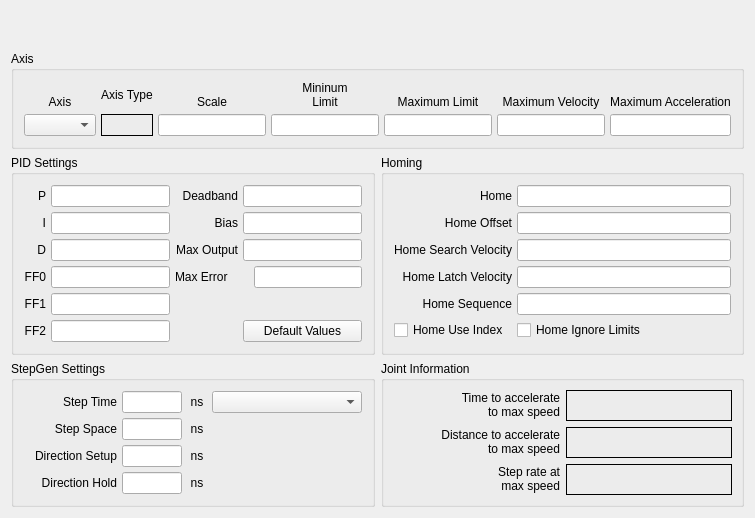
              <widget class="QWidget" name="joint1tab">
               <attribute name="title">
                <string>Joint 1</string>
               </attribute>
               <layout class="QGridLayout" name="gridLayout_10">
                <item row="2" column="0">
                 <widget class="QGroupBox" name="groupBox_7">
                  <property name="title">
                   <string>PID Settings</string>
                  </property>
                  <layout class="QGridLayout" name="gridLayout_8">
                   <property name="margin">
                    <number>10</number>
                   </property>
                   <property name="spacing">
                    <number>5</number>
                   </property>
                   <item row="0" column="0">
                    <widget class="QLabel" name="label_224">
                     <property name="text">
                      <string>P</string>
                     </property>
                     <property name="alignment">
                      <set>Qt::AlignRight|Qt::AlignTrailing|Qt::AlignVCenter</set>
                     </property>
                    </widget>
                   </item>
                   <item row="0" column="1">
                    <widget class="QLineEdit" name="p_1">
                     <property name="text">
                      <string/>
                     </property>
                     <property name="alignment">
                      <set>Qt::AlignRight|Qt::AlignTrailing|Qt::AlignVCenter</set>
                     </property>
                    </widget>
                   </item>
                   <item row="0" column="2">
                    <widget class="QLabel" name="label_225">
                     <property name="text">
                      <string>Deadband</string>
                     </property>
                     <property name="alignment">
                      <set>Qt::AlignRight|Qt::AlignTrailing|Qt::AlignVCenter</set>
                     </property>
                    </widget>
                   </item>
                   <item row="0" column="3">
                    <widget class="QLineEdit" name="deadband_1">
                     <property name="text">
                      <string/>
                     </property>
                     <property name="alignment">
                      <set>Qt::AlignRight|Qt::AlignTrailing|Qt::AlignVCenter</set>
                     </property>
                    </widget>
                   </item>
                   <item row="1" column="0">
                    <widget class="QLabel" name="label_226">
                     <property name="text">
                      <string>I</string>
                     </property>
                     <property name="alignment">
                      <set>Qt::AlignRight|Qt::AlignTrailing|Qt::AlignVCenter</set>
                     </property>
                    </widget>
                   </item>
                   <item row="1" column="1">
                    <widget class="QLineEdit" name="i_1">
                     <property name="text">
                      <string/>
                     </property>
                     <property name="alignment">
                      <set>Qt::AlignRight|Qt::AlignTrailing|Qt::AlignVCenter</set>
                     </property>
                    </widget>
                   </item>
                   <item row="1" column="2">
                    <widget class="QLabel" name="label_227">
                     <property name="text">
                      <string>Bias</string>
                     </property>
                     <property name="alignment">
                      <set>Qt::AlignRight|Qt::AlignTrailing|Qt::AlignVCenter</set>
                     </property>
                    </widget>
                   </item>
                   <item row="1" column="3">
                    <widget class="QLineEdit" name="bias_1">
                     <property name="text">
                      <string/>
                     </property>
                     <property name="alignment">
                      <set>Qt::AlignRight|Qt::AlignTrailing|Qt::AlignVCenter</set>
                     </property>
                    </widget>
                   </item>
                   <item row="2" column="0">
                    <widget class="QLabel" name="label_228">
                     <property name="text">
                      <string>D</string>
                     </property>
                     <property name="alignment">
                      <set>Qt::AlignRight|Qt::AlignTrailing|Qt::AlignVCenter</set>
                     </property>
                    </widget>
                   </item>
                   <item row="2" column="1">
                    <widget class="QLineEdit" name="d_1">
                     <property name="text">
                      <string/>
                     </property>
                     <property name="alignment">
                      <set>Qt::AlignRight|Qt::AlignTrailing|Qt::AlignVCenter</set>
                     </property>
                    </widget>
                   </item>
                   <item row="2" column="2">
                    <widget class="QLabel" name="label_229">
                     <property name="text">
                      <string>Max Output</string>
                     </property>
                     <property name="alignment">
                      <set>Qt::AlignRight|Qt::AlignTrailing|Qt::AlignVCenter</set>
                     </property>
                    </widget>
                   </item>
                   <item row="2" column="3">
                    <widget class="QLineEdit" name="maxOutput_1">
                     <property name="text">
                      <string/>
                     </property>
                     <property name="alignment">
                      <set>Qt::AlignRight|Qt::AlignTrailing|Qt::AlignVCenter</set>
                     </property>
                    </widget>
                   </item>
                   <item row="3" column="0">
                    <widget class="QLabel" name="label_230">
                     <property name="text">
                      <string>FF0</string>
                     </property>
                     <property name="alignment">
                      <set>Qt::AlignRight|Qt::AlignTrailing|Qt::AlignVCenter</set>
                     </property>
                    </widget>
                   </item>
                   <item row="3" column="1">
                    <widget class="QLineEdit" name="ff0_1">
                     <property name="text">
                      <string/>
                     </property>
                     <property name="alignment">
                      <set>Qt::AlignRight|Qt::AlignTrailing|Qt::AlignVCenter</set>
                     </property>
                    </widget>
                   </item>
                   <item row="4" column="0">
                    <widget class="QLabel" name="label_232">
                     <property name="text">
                      <string>FF1</string>
                     </property>
                     <property name="alignment">
                      <set>Qt::AlignRight|Qt::AlignTrailing|Qt::AlignVCenter</set>
                     </property>
                    </widget>
                   </item>
                   <item row="4" column="1">
                    <widget class="QLineEdit" name="ff1_1">
                     <property name="text">
                      <string/>
                     </property>
                     <property name="alignment">
                      <set>Qt::AlignRight|Qt::AlignTrailing|Qt::AlignVCenter</set>
                     </property>
                    </widget>
                   </item>
                   <item row="5" column="0">
                    <widget class="QLabel" name="label_233">
                     <property name="text">
                      <string>FF2</string>
                     </property>
                     <property name="alignment">
                      <set>Qt::AlignRight|Qt::AlignTrailing|Qt::AlignVCenter</set>
                     </property>
                    </widget>
                   </item>
                   <item row="5" column="1">
                    <widget class="QLineEdit" name="ff2_1">
                     <property name="text">
                      <string/>
                     </property>
                     <property name="alignment">
                      <set>Qt::AlignRight|Qt::AlignTrailing|Qt::AlignVCenter</set>
                     </property>
                    </widget>
                   </item>
                   <item row="5" column="3">
                    <widget class="QPushButton" name="pidDefault_1">
                     <property name="text">
                      <string>Default Values</string>
                     </property>
                    </widget>
                   </item>
                   <item row="3" column="2">
                    <widget class="QLabel" name="label_184">
                     <property name="text">
                      <string>Max Error</string>
                     </property>
                    </widget>
                   </item>
                   <item row="3" column="3" alignment="Qt::AlignRight">
                    <widget class="QLineEdit" name="maxError_1"/>
                   </item>
                  </layout>
                 </widget>
                </item>
                <item row="1" column="0" colspan="2">
                 <widget class="QGroupBox" name="jointAxisGroup_1">
                  <property name="title">
                   <string>Axis</string>
                  </property>
                  <layout class="QGridLayout" name="gridLayout_7">
                   <property name="margin">
                    <number>10</number>
                   </property>
                   <property name="spacing">
                    <number>5</number>
                   </property>
                   <item row="1" column="0">
                    <widget class="QComboBox" name="axisCB_1"/>
                   </item>
                   <item row="0" column="6">
                    <widget class="QLabel" name="label_75">
                     <property name="text">
                      <string>Maximum Acceleration</string>
                     </property>
                     <property name="alignment">
                      <set>Qt::AlignBottom|Qt::AlignHCenter</set>
                     </property>
                     <property name="wordWrap">
                      <bool>true</bool>
                     </property>
                    </widget>
                   </item>
                   <item row="0" column="3">
                    <widget class="QLabel" name="label_63">
                     <property name="text">
                      <string>&lt;html&gt;&lt;head/&gt;&lt;body&gt;&lt;p&gt;Mininum&lt;br/&gt;Limit&lt;/p&gt;&lt;/body&gt;&lt;/html&gt;</string>
                     </property>
                     <property name="alignment">
                      <set>Qt::AlignBottom|Qt::AlignHCenter</set>
                     </property>
                     <property name="wordWrap">
                      <bool>true</bool>
                     </property>
                    </widget>
                   </item>
                   <item row="0" column="0">
                    <widget class="QLabel" name="label_50">
                     <property name="text">
                      <string>Axis</string>
                     </property>
                     <property name="alignment">
                      <set>Qt::AlignBottom|Qt::AlignHCenter</set>
                     </property>
                    </widget>
                   </item>
                   <item row="1" column="3">
                    <widget class="QLineEdit" name="minLimit_1">
                     <property name="alignment">
                      <set>Qt::AlignRight|Qt::AlignTrailing|Qt::AlignVCenter</set>
                     </property>
                    </widget>
                   </item>
                   <item row="1" column="4">
                    <widget class="QLineEdit" name="maxLimit_1">
                     <property name="alignment">
                      <set>Qt::AlignRight|Qt::AlignTrailing|Qt::AlignVCenter</set>
                     </property>
                    </widget>
                   </item>
                   <item row="0" column="4">
                    <widget class="QLabel" name="label_68">
                     <property name="text">
                      <string>Maximum Limit</string>
                     </property>
                     <property name="textFormat">
                      <enum>Qt::AutoText</enum>
                     </property>
                     <property name="alignment">
                      <set>Qt::AlignBottom|Qt::AlignHCenter</set>
                     </property>
                     <property name="wordWrap">
                      <bool>true</bool>
                     </property>
                    </widget>
                   </item>
                   <item row="0" column="5">
                    <widget class="QLabel" name="label_74">
                     <property name="text">
                      <string>Maximum Velocity</string>
                     </property>
                     <property name="alignment">
                      <set>Qt::AlignBottom|Qt::AlignHCenter</set>
                     </property>
                     <property name="wordWrap">
                      <bool>true</bool>
                     </property>
                    </widget>
                   </item>
                   <item row="1" column="5">
                    <widget class="QLineEdit" name="maxVelocity_1">
                     <property name="alignment">
                      <set>Qt::AlignRight|Qt::AlignTrailing|Qt::AlignVCenter</set>
                     </property>
                    </widget>
                   </item>
                   <item row="0" column="2">
                    <widget class="QLabel" name="label_52">
                     <property name="text">
                      <string>Scale</string>
                     </property>
                     <property name="alignment">
                      <set>Qt::AlignBottom|Qt::AlignHCenter</set>
                     </property>
                    </widget>
                   </item>
                   <item row="1" column="6">
                    <widget class="QLineEdit" name="maxAccel_1">
                     <property name="alignment">
                      <set>Qt::AlignRight|Qt::AlignTrailing|Qt::AlignVCenter</set>
                     </property>
                    </widget>
                   </item>
                   <item row="0" column="1">
                    <widget class="QLabel" name="label_5">
                     <property name="text">
                      <string>Axis Type</string>
                     </property>
                    </widget>
                   </item>
                   <item row="1" column="1">
                    <widget class="QLabel" name="axisType_1">
                     <property name="frameShape">
                      <enum>QFrame::Box</enum>
                     </property>
                     <property name="text">
                      <string/>
                     </property>
                    </widget>
                   </item>
                   <item row="1" column="2">
                    <widget class="QLineEdit" name="scale_1"/>
                   </item>
                  </layout>
                 </widget>
                </item>
                <item row="2" column="1">
                 <widget class="QGroupBox" name="groupBox_5">
                  <property name="title">
                   <string>Homing</string>
                  </property>
                  <layout class="QGridLayout" name="gridLayout_6">
                   <property name="margin">
                    <number>10</number>
                   </property>
                   <property name="spacing">
                    <number>5</number>
                   </property>
                   <item row="0" column="1">
                    <widget class="QLineEdit" name="home_1">
                     <property name="toolTip">
                      <string>&lt;html&gt;&lt;head/&gt;&lt;body&gt;&lt;p&gt;Home is usually set to 0&lt;/p&gt;&lt;/body&gt;&lt;/html&gt;</string>
                     </property>
                     <property name="alignment">
                      <set>Qt::AlignRight|Qt::AlignTrailing|Qt::AlignVCenter</set>
                     </property>
                    </widget>
                   </item>
                   <item row="0" column="0">
                    <widget class="QLabel" name="label_86">
                     <property name="text">
                      <string>Home</string>
                     </property>
                     <property name="alignment">
                      <set>Qt::AlignRight|Qt::AlignTrailing|Qt::AlignVCenter</set>
                     </property>
                    </widget>
                   </item>
                   <item row="1" column="0">
                    <widget class="QLabel" name="label_87">
                     <property name="text">
                      <string>Home Offset</string>
                     </property>
                     <property name="alignment">
                      <set>Qt::AlignRight|Qt::AlignTrailing|Qt::AlignVCenter</set>
                     </property>
                    </widget>
                   </item>
                   <item row="1" column="1">
                    <widget class="QLineEdit" name="homeOffset_1">
                     <property name="toolTip">
                      <string>&lt;html&gt;&lt;head/&gt;&lt;body&gt;&lt;p&gt;Home Offset can be used to back off of the home switch&lt;/p&gt;&lt;/body&gt;&lt;/html&gt;</string>
                     </property>
                     <property name="alignment">
                      <set>Qt::AlignRight|Qt::AlignTrailing|Qt::AlignVCenter</set>
                     </property>
                    </widget>
                   </item>
                   <item row="2" column="1">
                    <widget class="QLineEdit" name="homeSearchVel_1">
                     <property name="toolTip">
                      <string>&lt;html&gt;&lt;head/&gt;&lt;body&gt;&lt;p&gt;Search Velocity is in units per second&lt;/p&gt;&lt;/body&gt;&lt;/html&gt;</string>
                     </property>
                     <property name="alignment">
                      <set>Qt::AlignRight|Qt::AlignTrailing|Qt::AlignVCenter</set>
                     </property>
                    </widget>
                   </item>
                   <item row="2" column="0">
                    <widget class="QLabel" name="label_88">
                     <property name="text">
                      <string>Home Search Velocity</string>
                     </property>
                     <property name="alignment">
                      <set>Qt::AlignRight|Qt::AlignTrailing|Qt::AlignVCenter</set>
                     </property>
                    </widget>
                   </item>
                   <item row="3" column="0">
                    <widget class="QLabel" name="label_89">
                     <property name="text">
                      <string>Home Latch Velocity</string>
                     </property>
                     <property name="alignment">
                      <set>Qt::AlignRight|Qt::AlignTrailing|Qt::AlignVCenter</set>
                     </property>
                    </widget>
                   </item>
                   <item row="3" column="1">
                    <widget class="QLineEdit" name="homeLatchVel_1">
                     <property name="toolTip">
                      <string>&lt;html&gt;&lt;head/&gt;&lt;body&gt;&lt;p&gt;Latch Velocity is in user units per second&lt;br/&gt;usually set slower than Search Velocity&lt;/p&gt;&lt;/body&gt;&lt;/html&gt;</string>
                     </property>
                     <property name="alignment">
                      <set>Qt::AlignRight|Qt::AlignTrailing|Qt::AlignVCenter</set>
                     </property>
                    </widget>
                   </item>
                   <item row="5" column="0">
                    <widget class="QCheckBox" name="homeUseIndex_1">
                     <property name="text">
                      <string>Home Use Index</string>
                     </property>
                    </widget>
                   </item>
                   <item row="5" column="1">
                    <widget class="QCheckBox" name="homeIgnoreLimits_1">
                     <property name="text">
                      <string>Home Ignore Limits</string>
                     </property>
                    </widget>
                   </item>
                   <item row="4" column="1">
                    <widget class="QLineEdit" name="homeSequence_1">
                     <property name="toolTip">
                      <string>&lt;html&gt;&lt;head/&gt;&lt;body&gt;&lt;p&gt;Home sequences start at 0 and do not skip a number.&lt;/p&gt;&lt;p&gt;Multiple joint axis use a negative number.&lt;/p&gt;&lt;p&gt;Leave blank to home the joint manually.&lt;/p&gt;&lt;/body&gt;&lt;/html&gt;</string>
                     </property>
                    </widget>
                   </item>
                   <item row="4" column="0">
                    <widget class="QLabel" name="label_39">
                     <property name="text">
                      <string>Home Sequence</string>
                     </property>
                     <property name="alignment">
                      <set>Qt::AlignRight|Qt::AlignTrailing|Qt::AlignVCenter</set>
                     </property>
                    </widget>
                   </item>
                  </layout>
                 </widget>
                </item>
                <item row="3" column="0">
                 <widget class="QGroupBox" name="groupBox_8">
                  <property name="title">
                   <string>StepGen Settings</string>
                  </property>
                  <layout class="QGridLayout" name="gridLayout_9">
                   <property name="margin">
                    <number>10</number>
                   </property>
                   <property name="spacing">
                    <number>5</number>
                   </property>
                   <item row="0" column="1">
                    <widget class="QLineEdit" name="stepTime_1">
                     <property name="maximumSize">
                      <size>
                       <width>60</width>
                       <height>16777215</height>
                      </size>
                     </property>
                     <property name="inputMask">
                      <string/>
                     </property>
                     <property name="text">
                      <string/>
                     </property>
                     <property name="alignment">
                      <set>Qt::AlignRight|Qt::AlignTrailing|Qt::AlignVCenter</set>
                     </property>
                    </widget>
                   </item>
                   <item row="0" column="0">
                    <widget class="QLabel" name="label_103">
                     <property name="text">
                      <string>Step Time</string>
                     </property>
                     <property name="alignment">
                      <set>Qt::AlignRight|Qt::AlignTrailing|Qt::AlignVCenter</set>
                     </property>
                    </widget>
                   </item>
                   <item row="0" column="2">
                    <widget class="QLabel" name="label_111">
                     <property name="minimumSize">
                      <size>
                       <width>20</width>
                       <height>0</height>
                      </size>
                     </property>
                     <property name="maximumSize">
                      <size>
                       <width>20</width>
                       <height>16777215</height>
                      </size>
                     </property>
                     <property name="text">
                      <string>ns</string>
                     </property>
                     <property name="alignment">
                      <set>Qt::AlignCenter</set>
                     </property>
                    </widget>
                   </item>
                   <item row="1" column="0">
                    <widget class="QLabel" name="label_112">
                     <property name="text">
                      <string>Step Space</string>
                     </property>
                     <property name="alignment">
                      <set>Qt::AlignRight|Qt::AlignTrailing|Qt::AlignVCenter</set>
                     </property>
                    </widget>
                   </item>
                   <item row="1" column="1">
                    <widget class="QLineEdit" name="stepSpace_1">
                     <property name="maximumSize">
                      <size>
                       <width>60</width>
                       <height>16777215</height>
                      </size>
                     </property>
                     <property name="text">
                      <string/>
                     </property>
                     <property name="alignment">
                      <set>Qt::AlignRight|Qt::AlignTrailing|Qt::AlignVCenter</set>
                     </property>
                    </widget>
                   </item>
                   <item row="1" column="2">
                    <widget class="QLabel" name="label_113">
                     <property name="minimumSize">
                      <size>
                       <width>20</width>
                       <height>0</height>
                      </size>
                     </property>
                     <property name="maximumSize">
                      <size>
                       <width>20</width>
                       <height>16777215</height>
                      </size>
                     </property>
                     <property name="text">
                      <string>ns</string>
                     </property>
                     <property name="alignment">
                      <set>Qt::AlignCenter</set>
                     </property>
                    </widget>
                   </item>
                   <item row="2" column="0">
                    <widget class="QLabel" name="label_114">
                     <property name="text">
                      <string>Direction Setup</string>
                     </property>
                     <property name="alignment">
                      <set>Qt::AlignRight|Qt::AlignTrailing|Qt::AlignVCenter</set>
                     </property>
                    </widget>
                   </item>
                   <item row="2" column="1">
                    <widget class="QLineEdit" name="dirSetup_1">
                     <property name="maximumSize">
                      <size>
                       <width>60</width>
                       <height>16777215</height>
                      </size>
                     </property>
                     <property name="text">
                      <string/>
                     </property>
                     <property name="alignment">
                      <set>Qt::AlignRight|Qt::AlignTrailing|Qt::AlignVCenter</set>
                     </property>
                    </widget>
                   </item>
                   <item row="2" column="2">
                    <widget class="QLabel" name="label_115">
                     <property name="minimumSize">
                      <size>
                       <width>20</width>
                       <height>0</height>
                      </size>
                     </property>
                     <property name="maximumSize">
                      <size>
                       <width>20</width>
                       <height>16777215</height>
                      </size>
                     </property>
                     <property name="text">
                      <string>ns</string>
                     </property>
                     <property name="alignment">
                      <set>Qt::AlignCenter</set>
                     </property>
                    </widget>
                   </item>
                   <item row="3" column="0">
                    <widget class="QLabel" name="label_116">
                     <property name="text">
                      <string>Direction Hold</string>
                     </property>
                     <property name="alignment">
                      <set>Qt::AlignRight|Qt::AlignTrailing|Qt::AlignVCenter</set>
                     </property>
                    </widget>
                   </item>
                   <item row="3" column="1">
                    <widget class="QLineEdit" name="dirHold_1">
                     <property name="maximumSize">
                      <size>
                       <width>60</width>
                       <height>16777215</height>
                      </size>
                     </property>
                     <property name="text">
                      <string/>
                     </property>
                     <property name="alignment">
                      <set>Qt::AlignRight|Qt::AlignTrailing|Qt::AlignVCenter</set>
                     </property>
                    </widget>
                   </item>
                   <item row="3" column="2">
                    <widget class="QLabel" name="label_117">
                     <property name="minimumSize">
                      <size>
                       <width>20</width>
                       <height>0</height>
                      </size>
                     </property>
                     <property name="maximumSize">
                      <size>
                       <width>20</width>
                       <height>16777215</height>
                      </size>
                     </property>
                     <property name="text">
                      <string>ns</string>
                     </property>
                     <property name="alignment">
                      <set>Qt::AlignCenter</set>
                     </property>
                    </widget>
                   </item>
                   <item row="0" column="3">
                    <widget class="QComboBox" name="driveCB_1">
                     <property name="minimumSize">
                      <size>
                       <width>150</width>
                       <height>0</height>
                      </size>
                     </property>
                    </widget>
                   </item>
                  </layout>
                 </widget>
                </item>
                <item row="3" column="1">
                 <widget class="QGroupBox" name="gridGroupBox_6">
                  <property name="title">
                   <string>Joint Information</string>
                  </property>
                  <layout class="QGridLayout" name="gridLayout_33">
                   <item row="0" column="0" alignment="Qt::AlignRight">
                    <widget class="QLabel" name="label_189">
                     <property name="text">
                      <string>&lt;html&gt;&lt;head/&gt;&lt;body&gt;&lt;p align=&quot;right&quot;&gt;Time to accelerate&lt;br/&gt;to max speed&lt;/p&gt;&lt;/body&gt;&lt;/html&gt;</string>
                     </property>
                    </widget>
                   </item>
                   <item row="2" column="0" alignment="Qt::AlignRight">
                    <widget class="QLabel" name="label_191">
                     <property name="text">
                      <string>&lt;html&gt;&lt;head/&gt;&lt;body&gt;&lt;p align=&quot;right&quot;&gt;Step rate at&lt;br/&gt;max speed&lt;/p&gt;&lt;/body&gt;&lt;/html&gt;</string>
                     </property>
                    </widget>
                   </item>
                   <item row="1" column="0" alignment="Qt::AlignRight">
                    <widget class="QLabel" name="label_190">
                     <property name="text">
                      <string>&lt;html&gt;&lt;head/&gt;&lt;body&gt;&lt;p align=&quot;right&quot;&gt;Distance to accelerate&lt;br/&gt;to max speed&lt;/p&gt;&lt;/body&gt;&lt;/html&gt;</string>
                     </property>
                    </widget>
                   </item>
                   <item row="0" column="1">
                    <widget class="QLabel" name="timeJoint_1">
                     <property name="frameShape">
                      <enum>QFrame::Box</enum>
                     </property>
                     <property name="text">
                      <string/>
                     </property>
                    </widget>
                   </item>
                   <item row="1" column="1">
                    <widget class="QLabel" name="distanceJoint_1">
                     <property name="frameShape">
                      <enum>QFrame::Box</enum>
                     </property>
                     <property name="text">
                      <string/>
                     </property>
                    </widget>
                   </item>
                   <item row="2" column="1">
                    <widget class="QLabel" name="stepRateJoint_1">
                     <property name="frameShape">
                      <enum>QFrame::Box</enum>
                     </property>
                     <property name="text">
                      <string/>
                     </property>
                    </widget>
                   </item>
                  </layout>
                 </widget>
                </item>
                <item row="0" column="0" colspan="2">
                 <spacer name="verticalSpacer_4">
                  <property name="orientation">
                   <enum>Qt::Vertical</enum>
                  </property>
                  <property name="sizeHint" stdset="0">
                   <size>
                    <width>20</width>
                    <height>40</height>
                   </size>
                  </property>
                 </spacer>
                </item>
               </layout>
              </widget>
